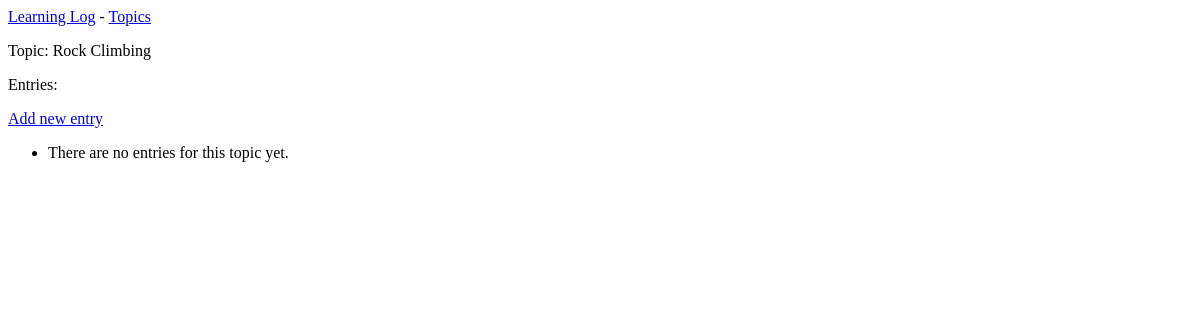
Page /topics/2/ on the earlier database version.
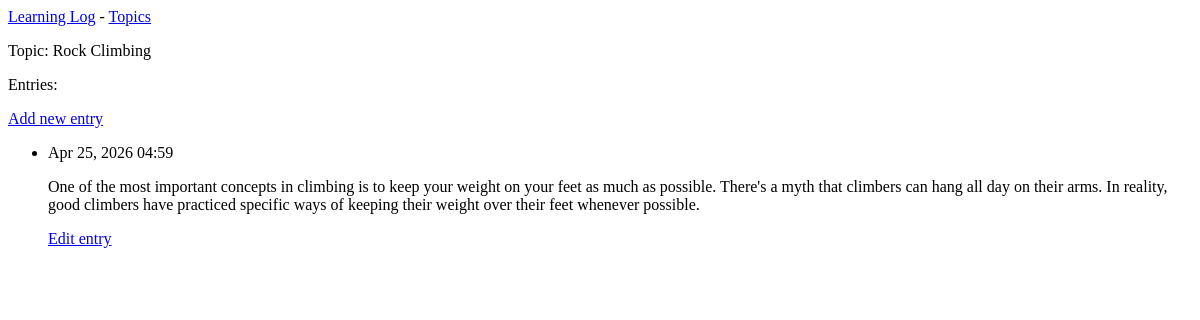
Same page on the later database version.
### learning_logs/models.py (models this page shows, shortened)
class Entry(models.Model):
    topic = models.ForeignKey(Topic, on_delete=models.CASCADE)
    text = models.TextField()
    date_added = models.DateTimeField(auto_now_add=True)
    class Meta:
        verbose_name_plural = 'Entries'

### learning_logs/views.py (the view)
# urls.py: path('topics/<int:topic_id>/', views.topic, name='topic'),
def topic(request, topic_id):
    topic = Topic.objects.get(id=topic_id)
    entries = topic.entry_set.order_by('-date_added')
    context = {'topic': topic, 'entries': entries}
    return render(request, 'learning_logs/topic.html', context)

### learning_logs/models.py (called while the page is built)
    def __str__(self):
        return self.text

### learning_logs/templates/learning_logs/topic.html
{% extends 'learning_logs/base.html' %}
{% block content %}
    <p>Topic: {{ topic }}</p>
    <p>Entries:</p>
    <p>
        <a href="{% url 'learning_logs:new_entry' topic.id %}">Add new entry</a>
    </p>
    <ul>
    {% for entry in entries %}
        <li>
            <p>{{ entry.date_added|date:'M d, Y H:i' }}</p>
            <p>{{ entry.text|linebreaks }}</p>
            <p>
                <a href="{% url 'learning_logs:edit_entry' entry.id %}">Edit entry</a>
            </p>
        </li>
    {% empty %}
        <li>There are no entries for this topic yet.</li>
    {% endfor %}
    </ul>
{% endblock content %}

Differences in the rows shown:
added Entry: date_added "Apr 25, 2026 04:59", text "One of the most important concepts in climbing is to keep your weight on your feet as much as possible. There's a myth that climbers can hang all day on their arms. In reality, good climbers have practiced specific ways of keeping their weight over their feet whenever possible."
Other differences:
text no longer shown: "There are no entries for this topic yet."
